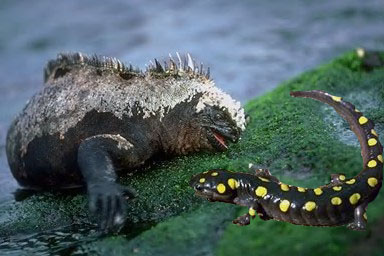
#> input picture Splicing/image1.jpg, 384 x 256 px
$ python main.py
#> lines starting #> are read from the running program, lines starting #| are printed output that depends on the picture; after the words box and inside, x2 and y2 are one past the last pixel; in counts of white or black regions, pixels touching at a corner belong together
import cv2
import numpy as np
from PIL import Image, ImageChops
import matplotlib.pyplot as plt

def ela(forged_image, error_image, new_quality=90):#function calculate the ela image based on image srtefacts by reducing quality
#> called with forged_image = 'image1.jpg', error_image = 'ela_output.jpg', new_quality = 90
    forged = Image.open(forged_image).convert('RGB')
#> forged is the input picture: PIL image 384x256 RGB; mean R, G, B 79.6, 97.8, 99.1
    compressed_image = "temp_compressed.jpg"
    forged.save(compressed_image, 'JPEG', quality=new_quality)
    comp_image = Image.open(compressed_image)
    diff = ImageChops.difference(forged, comp_image)
    width, height = diff.size
#> width = 384; height = 256

    max_diff = 0
    for x in range(width):
        for y in range(height):
            r, g, b = diff.getpixel((x, y))
            pixel_diff = max(r, g, b)
            if pixel_diff > max_diff:
                max_diff = pixel_diff
#> after the loop, max_diff = 43
    if max_diff==0:
        scale=1

    else:

        scale = 255.0 / max_diff
#> scale = 5.93
    enhanced_image = np.zeros((height, width, 3), dtype=np.uint8)

    for x in range(width):
        for y in range(height):
            r, g, b = diff.getpixel((x, y))
            enhanced_r = int(min(r * scale, 255))
            enhanced_g = int(min(g * scale, 255))
            enhanced_b = int(min(b * scale, 255))
            enhanced_image[y, x] = (enhanced_r, enhanced_g, enhanced_b)
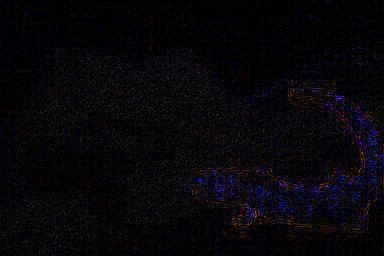
#> enhanced_image: shape (256, 384, 3); mean R, G, B 7.4, 5.9, 9.7

    ela_image = Image.fromarray(enhanced_image)
    ela_image.save(error_image)
    return np.array(ela_image)

def detect_forgery(forged_image):#function to detect forgery based on the ela image generated
    ela_image = ela(forged_image, "ela_output.jpg")
    gray_ela = cv2.cvtColor(ela_image, cv2.COLOR_RGB2GRAY)
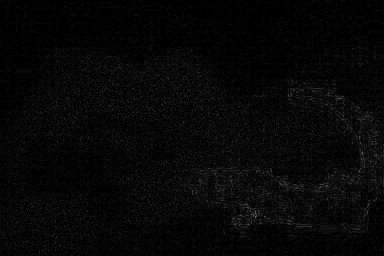
#> gray_ela: shape (256, 384); min 0, max 100, mean 6.8
    _, binary_mask = cv2.threshold(gray_ela, 30, 255, cv2.THRESH_BINARY)
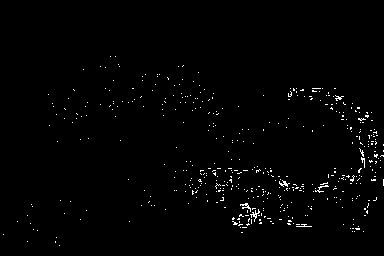
#> binary_mask: shape (256, 384); 1.2% white in thin lines or dots, all inside (x1, y1, x2, y2) = (3, 56, 384, 246)
    plt.figure(figsize=(12, 6))#use of matplotloib to show the results
    plt.subplot(1, 2, 1)
    plt.imshow(ela_image)
    plt.axis('off')
    plt.title("ELA Result")

    plt.subplot(1, 2, 2)
    plt.imshow(binary_mask, cmap='gray')
    plt.axis('off')
    plt.title("Binary Mask of Spliced Regions")

    plt.show()
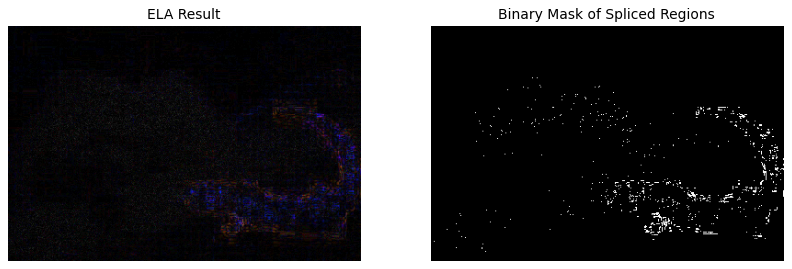
#> figure drawn by matplotlib, 2 panels

    mean_diff = np.mean(gray_ela)
#> mean_diff = 6.76
    print(f"Mean Difference: {mean_diff:.2f}")
#| Mean Difference: 6.76
    if mean_diff > 5:
        print("Potential forgery detected!")
    else:
        print("No forgery detected.")

image_path = "image1.jpg"#specify the image path
detect_forgery(image_path)

$ run again, with Splicing/image3.jpg copied over Splicing/image1.jpg
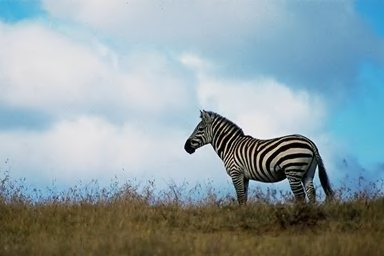
#> input picture Splicing/image3.jpg, 384 x 256 px
#> in ela, forged is the input picture: PIL image 384x256 RGB; mean R, G, B 142.6, 160, 165.6
#> after the loop in ela, `for x in range(width):`: max_diff = 15
#> scale = 17
#> in detect_forgery, `_, binary_mask = cv2.threshold(gray_ela, 30, 255, cv2.THRESH_BINARY)`:
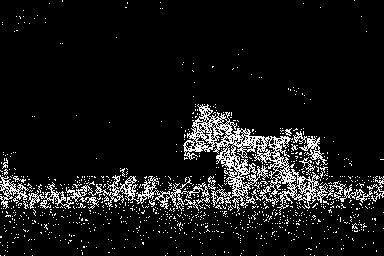
#> binary_mask: shape (256, 384); 8.8% white in thin lines or dots
#> in detect_forgery, `plt.show()`:
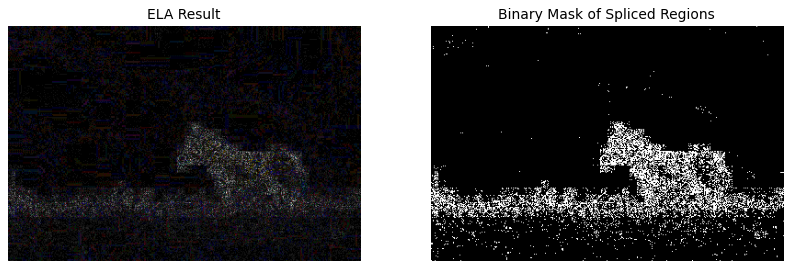
#> figure drawn by matplotlib, 2 panels
#> mean_diff = 12.06
#| Mean Difference: 12.06

$ run again, with Splicing/image4.jpg copied over Splicing/image1.jpg
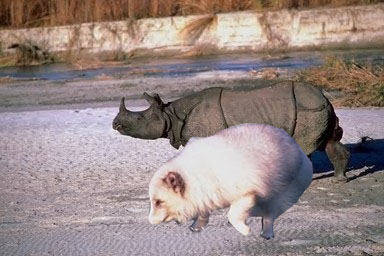
#> input picture Splicing/image4.jpg, 384 x 256 px
#> in ela, forged is the input picture: PIL image 384x256 RGB; mean R, G, B 151, 135.1, 132.5
#> after the loop in ela, `for x in range(width):`: max_diff = 21
#> scale = 12.14
#> in detect_forgery, `_, binary_mask = cv2.threshold(gray_ela, 30, 255, cv2.THRESH_BINARY)`:
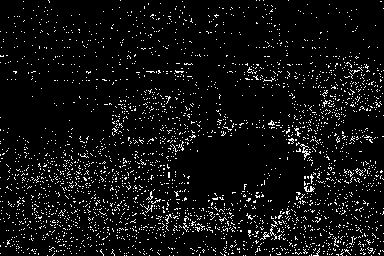
#> binary_mask: shape (256, 384); 6.3% white in thin lines or dots
#> in detect_forgery, `plt.show()`:
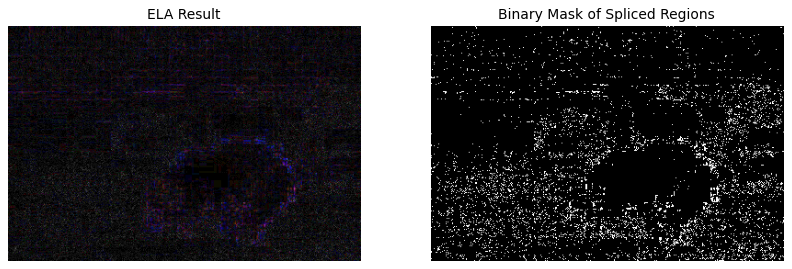
#> figure drawn by matplotlib, 2 panels
#> mean_diff = 13.93
#| Mean Difference: 13.93
